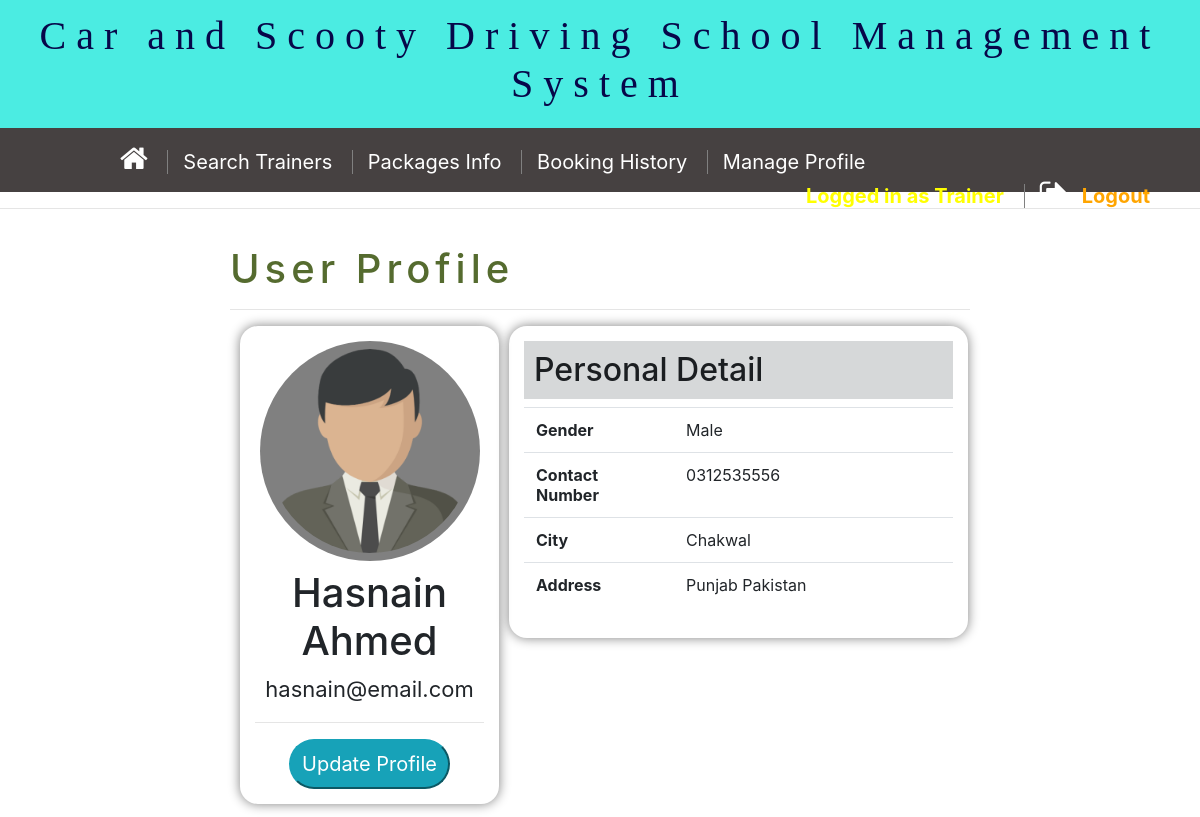
The app's page /studentUI/profile.php (signed in) with its own data.
### tables this page shows
CREATE TABLE `studenttable` (
  `sid` int(11) NOT NULL,
  `s_name` char(100) NOT NULL,
  `s_contact` bigint(11) NOT NULL,
  `s_gender` char(25) NOT NULL,
  `s_city` char(50) NOT NULL,
  `s_raddress` varchar(255) NOT NULL,
  `s_email` varchar(100) NOT NULL,
  `s_loginpasswrd` varchar(50) NOT NULL
);

### db/student/dbprofile.php (called while the page is built, shortened)
<?php
include 'connection.php';
$studentid = $_SESSION['userid'];
$query = "SELECT * from studenttable  where sid   ='$studentid'";
$result = mysqli_query($conn, $query);
if ($result->num_rows > 0) {
     $row = mysqli_fetch_assoc($result);
     $name = $row['s_name'];
     $gender = $row['s_gender'];
     $contact = $row['s_contact'];
     $city = $row['s_city'];
     $address = $row['s_raddress'];
     $email = $row['s_email'];
}

### studentUI/profile.php (the view, shortened to what this page needs)
<html lang="en">
<head>
    <link rel="stylesheet" href="../css/usrprofile.css">
    <?php
    include "../header/studentheader.php";
    ?>
</head>
<body>
    <div style="padding:20px; width:65%; margin:auto;">
            <?php include "../db/student/dbprofile.php";
            ?>
        <h1 style="color:darkolivegreen; letter-spacing:5px">User Profile</h1>
        <hr>
        <div id="divleft">
            <?php
            if ($gender == "Male") {
                echo '
                              <img class="d" src="../images/male.png" style="width:220px; height: auto;">';
            } else {
                echo '
                              <img class="d" src="../images/female.png" style="width:220px; height: auto;">';
            }
            ?>
            <h1>
                <?php
                echo "<h1>" . $name . "</h1>
                        <p id='pemail'>" . $email . "</p>";
                ?>
            </h1>
            <hr>
            <a href="profile.php?updateprofile=12312ml21421&studentid=<?php echo $studentid; ?>"><button class="btn-info btnup">Update Profile</button></a>
            <br>
        </div>
        <div class="divright">
            <h2 class="alert-dark">Personal Detail</h2>
            <table class="table table-borderedless">
                <tr>
                    <td id="col1">Gender</td>
                    <td><?php echo $gender; ?> </td>
                </tr>
                <tr>
                    <td id="col1">Contact Number</td>
                    <td>0<?php echo  $contact; ?> </td>
                </tr>
                <tr>
                    <td id="col1">City</td>
                    <td><?php echo $city; ?></td>
                </tr>
                <tr>
                    <td id="col1">Address</td>
                    <td><?php echo $address; ?></td>
                </tr>
            </table>
        </div>
    </div>
    <br>
</body>
</html>

### css/usrprofile.css (style rules this page uses)
#divleft, .divright { text-align: center; padding: 15px; width: 35%; float: left; box-shadow: 0px 0px 12px 0px grey; margin-left: 10px; border-radius: 18px; margin-bottom: 30px; }
.divright { width: 62%; }
#pemail { font-size: 22px; }
.btnup { width: 70%; padding: 8px; margin: auto; border-radius:35px; font-size: 20px; }
img { border-radius: 50%; background:grey; padding: 8px; }
#col1 { font-weight: bold; width: 35%; }
h2 { text-align: left; padding: 10px; }

### records on screen
studenttable: s_name "Hasnain Ahmed", s_email "hasnain@email.com", s_gender "Male", s_contact "312535556", s_city "Chakwal", s_raddress "Punjab Pakistan"

### other values on screen
$_SESSION['role'] "Trainer"
